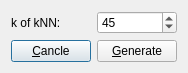
<?xml version="1.0" encoding="UTF-8"?>
<ui version="4.0">
 <class>DepthMapGenerationWithKNNDialog</class>
 <widget class="QDialog" name="DepthMapGenerationWithKNNDialog">
  <property name="geometry">
   <rect>
    <x>0</x>
    <y>0</y>
    <width>194</width>
    <height>101</height>
   </rect>
  </property>
  <property name="windowTitle">
   <string>Generate depthMap using kNN</string>
  </property>
  <layout class="QGridLayout" name="gridLayout">
   <property name="sizeConstraint">
    <enum>QLayout::SetFixedSize</enum>
   </property>
   <item row="0" column="0">
    <widget class="QLabel" name="label">
     <property name="text">
      <string>k of kNN:</string>
     </property>
    </widget>
   </item>
   <item row="0" column="1">
    <widget class="QSpinBox" name="kOfkNNBox">
     <property name="value">
      <number>45</number>
     </property>
    </widget>
   </item>
   <item row="1" column="0">
    <widget class="QPushButton" name="cancleButton">
     <property name="text">
      <string>&amp;Cancle</string>
     </property>
    </widget>
   </item>
   <item row="1" column="1">
    <widget class="QPushButton" name="generateButton">
     <property name="text">
      <string>&amp;Generate</string>
     </property>
    </widget>
   </item>
  </layout>
 </widget>
 <resources/>
 <connections>
  <connection>
   <sender>cancleButton</sender>
   <signal>clicked()</signal>
   <receiver>DepthMapGenerationWithKNNDialog</receiver>
   <slot>close()</slot>
   <hints>
    <hint type="sourcelabel">
     <x>49</x>
     <y>67</y>
    </hint>
    <hint type="destinationlabel">
     <x>4</x>
     <y>55</y>
    </hint>
   </hints>
  </connection>
 </connections>
</ui>
